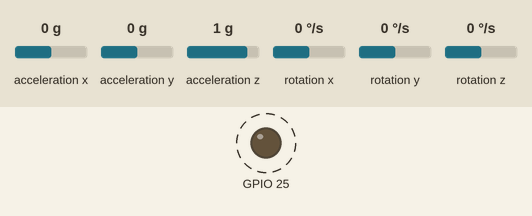
The sketch below on a simulated ESP32. Shown: output pins drawn as LEDs (lit = HIGH). Wiring (inferred from the names in the program): MPU-6050 motion sensor at I2C address 0x68. Dashed ring = blinking. Inputs (shaded band) come from the test bench; at power-on: acceleration x 0 g, acceleration y 0 g, acceleration z 1 g, rotation x 0 °/s, rotation y 0 °/s, rotation z 0 °/s. No radio packets arrive unless stated; what the sketch prints to the serial monitor is not drawn.

Above: at 0.48 s.
Timing chart, 0 to 3.0 s (numbered marks = the images above):
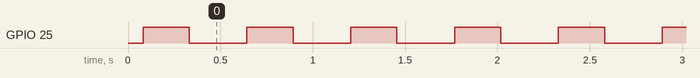

Measured:
- by itself, GPIO 25: alternates HIGH for 0.25 s and LOW for 0.31 s

The sketch:

Sender_LoRa_Acelerometro.ino
```cpp
/*
  Basic test program, send date at the BAND you seted.

  by Aaron.Lee from HelTec AutoMation, ChengDu, China
  成都惠利特自动化科技有限公司
  www.heltec.cn

  this project also realess in GitHub:
  https://github.com/Heltec-Aaron-Lee/WiFi_Kit_series
*/
#include <SPI.h>
#include <LoRa.h>
#include <Wire.h>

// Pin definetion of WIFI LoRa 32
// HelTec AutoMation 2017 support@heltec.cn

#define SCK     5    // GPIO5  -- SX127x's SCK
#define MISO    19   // GPIO19 -- SX127x's MISO
#define MOSI    27   // GPIO27 -- SX127x's MOSI
#define SS      18   // GPIO18 -- SX127x's CS
#define RST     14   // GPIO14 -- SX127x's RESET
#define DI0     26   // GPIO26 -- SX127x's IRQ(Interrupt Request)

#define BAND    915E6  //you can set band here directly,e.g. 868E6,915E6
#define PABOOST true

//MPU6050 mpu;
const int MPU_addr=0x68;  // I2C address of the MPU-6050
int16_t AcX,AcY,AcZ,Tmp,GyX,GyY,GyZ;
void setup() {
  Wire.begin();
  Wire.beginTransmission(MPU_addr);
  Wire.write(0x6B);  // PWR_MGMT_1 register
  Wire.write(0);     // set to zero (wakes up the MPU-6050)
  Wire.endTransmission(true);
  Serial.begin(250000);
  pinMode(25,OUTPUT);

  Serial.begin(115200);
  while (!Serial);
  Serial.println("LoRa Sender");

  SPI.begin(SCK,MISO,MOSI,SS);
  LoRa.setPins(SS,RST,DI0);
  if (!LoRa.begin(BAND)) {
    Serial.println("Starting LoRa failed!");
    while (1);
  }
}

void loop() {
  Serial.print("Sending packet: ");
  Wire.beginTransmission(MPU_addr);
  Wire.write(0x3B);  // starting with register 0x3B (ACCEL_XOUT_H)
  Wire.endTransmission(false);
  Wire.requestFrom(MPU_addr,14,true);  // request a total of 14 registers
  AcX=Wire.read()<<8|Wire.read();  // 0x3B (ACCEL_XOUT_H) & 0x3C (ACCEL_XOUT_L)
  AcY=Wire.read()<<8|Wire.read();  // 0x3D (ACCEL_YOUT_H) & 0x3E (ACCEL_YOUT_L)
  AcZ=Wire.read()<<8|Wire.read();  // 0x3F (ACCEL_ZOUT_H) & 0x40 (ACCEL_ZOUT_L)
  Tmp=Wire.read()<<8|Wire.read();  // 0x41 (TEMP_OUT_H) & 0x42 (TEMP_OUT_L)
  GyX=Wire.read()<<8|Wire.read();  // 0x43 (GYRO_XOUT_H) & 0x44 (GYRO_XOUT_L)
  GyY=Wire.read()<<8|Wire.read();  // 0x45 (GYRO_YOUT_H) & 0x46 (GYRO_YOUT_L)
  GyZ=Wire.read()<<8|Wire.read();  // 0x47 (GYRO_ZOUT_H) & 0x48 (GYRO_ZOUT_L)
  Tmp=Tmp/340.00+36.53;
  String packetSend = String(AcX)+" "+ String(AcY)+" "+ String(AcZ)+" "+ String(GyX)+" "+ String(GyY)+" "+ String(GyZ)+" "+String(Tmp);
  Serial.println(packetSend);
  // send packet
  LoRa.beginPacket();
//  LoRa.print(String(AcX));
//  LoRa.print(String(AcY));
//  LoRa.print(String(AcZ));
//  LoRa.print(String(GyX));
//  LoRa.print(String(GyY));
//  LoRa.print(String(GyZ));
  LoRa.print(packetSend);
  LoRa.endPacket();


  digitalWrite(25, HIGH);   // turn the LED on (HIGH is the voltage level)
  delay(250);                       // wait for a second
  digitalWrite(25, LOW);    // turn the LED off by making the voltage LOW
  delay(250);                       // wait for a second
}
```
